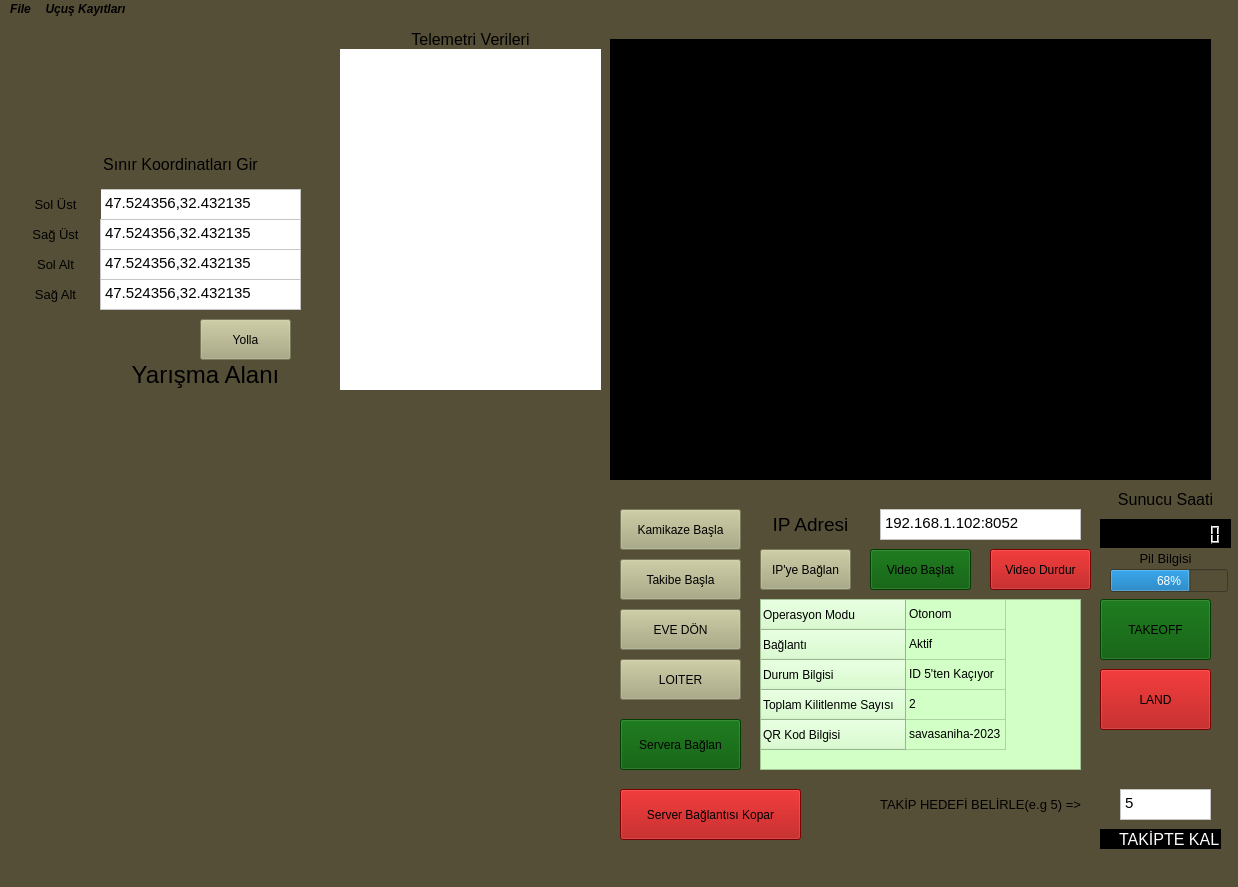
<?xml version="1.0" encoding="UTF-8"?>
<ui version="4.0">
 <class>MainWindow</class>
 <widget class="QMainWindow" name="MainWindow">
  <property name="geometry">
   <rect>
    <x>0</x>
    <y>0</y>
    <width>1238</width>
    <height>887</height>
   </rect>
  </property>
  <property name="windowTitle">
   <string>HUMA VECIHI UAV YER KONTROL ISTASYONU</string>
  </property>
  <property name="windowIcon">
   <iconset>
    <normaloff>../../../../Downloads/vecihi (1).jpg</normaloff>../../../../Downloads/vecihi (1).jpg</iconset>
  </property>
  <property name="styleSheet">
   <string notr="true">background-color: #554f38;</string>
  </property>
  <widget class="QWidget" name="centralwidget">
   <widget class="QPushButton" name="pushButton_2">
    <property name="geometry">
     <rect>
      <x>870</x>
      <y>530</y>
      <width>101</width>
      <height>41</height>
     </rect>
    </property>
    <property name="styleSheet">
     <string notr="true">background-color: rgb(0, 85, 0);</string>
    </property>
    <property name="text">
     <string>Video Başlat</string>
    </property>
   </widget>
   <widget class="QPushButton" name="pushButton_6">
    <property name="geometry">
     <rect>
      <x>1100</x>
      <y>650</y>
      <width>111</width>
      <height>61</height>
     </rect>
    </property>
    <property name="styleSheet">
     <string notr="true">background-color: qlineargradient(spread:pad, x1:0, y1:0, x2:1, y2:0, stop:0 rgba(0, 0, 0, 255), stop:1 rgba(255, 255, 255, 255));
background-color: rgb(170, 0, 0);</string>
    </property>
    <property name="text">
     <string>LAND</string>
    </property>
   </widget>
   <widget class="QPushButton" name="pushButton_7">
    <property name="geometry">
     <rect>
      <x>760</x>
      <y>530</y>
      <width>91</width>
      <height>41</height>
     </rect>
    </property>
    <property name="styleSheet">
     <string notr="true">background-color: rgb(170, 170, 127);</string>
    </property>
    <property name="text">
     <string>IP'ye Bağlan</string>
    </property>
   </widget>
   <widget class="QPushButton" name="pushButton_8">
    <property name="geometry">
     <rect>
      <x>620</x>
      <y>540</y>
      <width>121</width>
      <height>41</height>
     </rect>
    </property>
    <property name="styleSheet">
     <string notr="true">background-color: rgb(170, 170, 127);</string>
    </property>
    <property name="text">
     <string>Takibe Başla</string>
    </property>
   </widget>
   <widget class="QPushButton" name="pushButton_9">
    <property name="geometry">
     <rect>
      <x>620</x>
      <y>490</y>
      <width>121</width>
      <height>41</height>
     </rect>
    </property>
    <property name="styleSheet">
     <string notr="true">background-color: rgb(170, 170, 127);</string>
    </property>
    <property name="text">
     <string>Kamikaze Başla</string>
    </property>
   </widget>
   <widget class="QPushButton" name="pushButton_10">
    <property name="geometry">
     <rect>
      <x>1100</x>
      <y>580</y>
      <width>111</width>
      <height>61</height>
     </rect>
    </property>
    <property name="styleSheet">
     <string notr="true">QPushButton {
	background-color:rgb(0, 85, 0);
}</string>
    </property>
    <property name="text">
     <string>TAKEOFF</string>
    </property>
   </widget>
   <widget class="QLabel" name="label_5">
    <property name="geometry">
     <rect>
      <x>1100</x>
      <y>470</y>
      <width>131</width>
      <height>20</height>
     </rect>
    </property>
    <property name="font">
     <font>
      <pointsize>12</pointsize>
     </font>
    </property>
    <property name="layoutDirection">
     <enum>Qt::LeftToRight</enum>
    </property>
    <property name="text">
     <string>Sunucu Saati</string>
    </property>
    <property name="alignment">
     <set>Qt::AlignCenter</set>
    </property>
   </widget>
   <widget class="QPushButton" name="pushButton_11">
    <property name="geometry">
     <rect>
      <x>620</x>
      <y>640</y>
      <width>121</width>
      <height>41</height>
     </rect>
    </property>
    <property name="styleSheet">
     <string notr="true">background-color: rgb(170, 170, 127);</string>
    </property>
    <property name="text">
     <string>LOITER</string>
    </property>
   </widget>
   <widget class="QPushButton" name="pushButton_12">
    <property name="geometry">
     <rect>
      <x>620</x>
      <y>590</y>
      <width>121</width>
      <height>41</height>
     </rect>
    </property>
    <property name="styleSheet">
     <string notr="true">background-color: rgb(170, 170, 127);</string>
    </property>
    <property name="text">
     <string>EVE DÖN</string>
    </property>
   </widget>
   <widget class="QLabel" name="label_8">
    <property name="geometry">
     <rect>
      <x>100</x>
      <y>340</y>
      <width>211</width>
      <height>31</height>
     </rect>
    </property>
    <property name="font">
     <font>
      <pointsize>18</pointsize>
     </font>
    </property>
    <property name="layoutDirection">
     <enum>Qt::LeftToRight</enum>
    </property>
    <property name="text">
     <string>Yarışma Alanı</string>
    </property>
    <property name="alignment">
     <set>Qt::AlignCenter</set>
    </property>
   </widget>
   <widget class="QLabel" name="label_9">
    <property name="geometry">
     <rect>
      <x>390</x>
      <y>10</y>
      <width>161</width>
      <height>21</height>
     </rect>
    </property>
    <property name="font">
     <font>
      <pointsize>12</pointsize>
     </font>
    </property>
    <property name="layoutDirection">
     <enum>Qt::LeftToRight</enum>
    </property>
    <property name="text">
     <string>Telemetri Verileri</string>
    </property>
    <property name="alignment">
     <set>Qt::AlignCenter</set>
    </property>
   </widget>
   <widget class="QPlainTextEdit" name="plainTextEdit">
    <property name="geometry">
     <rect>
      <x>880</x>
      <y>490</y>
      <width>201</width>
      <height>31</height>
     </rect>
    </property>
    <property name="font">
     <font>
      <pointsize>11</pointsize>
     </font>
    </property>
    <property name="styleSheet">
     <string notr="true">background-color: rgb(255, 255, 255);</string>
    </property>
    <property name="plainText">
     <string>192.168.1.102:8052</string>
    </property>
   </widget>
   <widget class="QLabel" name="label_10">
    <property name="geometry">
     <rect>
      <x>760</x>
      <y>490</y>
      <width>101</width>
      <height>31</height>
     </rect>
    </property>
    <property name="font">
     <font>
      <pointsize>14</pointsize>
     </font>
    </property>
    <property name="layoutDirection">
     <enum>Qt::LeftToRight</enum>
    </property>
    <property name="text">
     <string>IP Adresi</string>
    </property>
    <property name="alignment">
     <set>Qt::AlignCenter</set>
    </property>
   </widget>
   <widget class="QTableWidget" name="tableWidget">
    <property name="geometry">
     <rect>
      <x>760</x>
      <y>580</y>
      <width>321</width>
      <height>171</height>
     </rect>
    </property>
    <property name="styleSheet">
     <string notr="true">background-color: rgb(210, 255, 197);
</string>
    </property>
    <property name="verticalScrollBarPolicy">
     <enum>Qt::ScrollBarAlwaysOff</enum>
    </property>
    <property name="horizontalScrollBarPolicy">
     <enum>Qt::ScrollBarAlwaysOff</enum>
    </property>
    <property name="autoScroll">
     <bool>false</bool>
    </property>
    <property name="tabKeyNavigation">
     <bool>true</bool>
    </property>
    <property name="showDropIndicator" stdset="0">
     <bool>true</bool>
    </property>
    <property name="dragDropOverwriteMode">
     <bool>true</bool>
    </property>
    <property name="alternatingRowColors">
     <bool>false</bool>
    </property>
    <property name="selectionMode">
     <enum>QAbstractItemView::NoSelection</enum>
    </property>
    <property name="showGrid">
     <bool>true</bool>
    </property>
    <property name="wordWrap">
     <bool>true</bool>
    </property>
    <property name="cornerButtonEnabled">
     <bool>true</bool>
    </property>
    <attribute name="horizontalHeaderVisible">
     <bool>false</bool>
    </attribute>
    <attribute name="verticalHeaderVisible">
     <bool>true</bool>
    </attribute>
    <attribute name="verticalHeaderHighlightSections">
     <bool>true</bool>
    </attribute>
    <row>
     <property name="text">
      <string>Operasyon Modu</string>
     </property>
    </row>
    <row>
     <property name="text">
      <string>Bağlantı</string>
     </property>
    </row>
    <row>
     <property name="text">
      <string>Durum Bilgisi</string>
     </property>
    </row>
    <row>
     <property name="text">
      <string>Toplam Kilitlenme Sayısı</string>
     </property>
    </row>
    <row>
     <property name="text">
      <string>QR Kod Bilgisi</string>
     </property>
    </row>
    <column>
     <property name="text">
      <string/>
     </property>
    </column>
    <item row="0" column="0">
     <property name="text">
      <string>Otonom</string>
     </property>
    </item>
    <item row="1" column="0">
     <property name="text">
      <string>Aktif</string>
     </property>
    </item>
    <item row="2" column="0">
     <property name="text">
      <string>ID 5'ten Kaçıyor</string>
     </property>
    </item>
    <item row="3" column="0">
     <property name="text">
      <string>2</string>
     </property>
    </item>
    <item row="4" column="0">
     <property name="text">
      <string>savasaniha-2023</string>
     </property>
    </item>
   </widget>
   <widget class="QLabel" name="label_4">
    <property name="geometry">
     <rect>
      <x>10</x>
      <y>0</y>
      <width>311</width>
      <height>121</height>
     </rect>
    </property>
    <property name="text">
     <string/>
    </property>
    <property name="pixmap">
     <pixmap>../../../../Downloads/vecihi (1).jpg</pixmap>
    </property>
   </widget>
   <widget class="QPushButton" name="pushButton_3">
    <property name="geometry">
     <rect>
      <x>990</x>
      <y>530</y>
      <width>101</width>
      <height>41</height>
     </rect>
    </property>
    <property name="styleSheet">
     <string notr="true">background-color: rgb(170, 0, 0);</string>
    </property>
    <property name="text">
     <string>Video Durdur</string>
    </property>
   </widget>
   <widget class="QPlainTextEdit" name="plainTextEdit_2">
    <property name="geometry">
     <rect>
      <x>1120</x>
      <y>770</y>
      <width>91</width>
      <height>31</height>
     </rect>
    </property>
    <property name="font">
     <font>
      <pointsize>11</pointsize>
     </font>
    </property>
    <property name="styleSheet">
     <string notr="true">background-color: rgb(255, 255, 255);</string>
    </property>
    <property name="plainText">
     <string>5</string>
    </property>
   </widget>
   <widget class="QLabel" name="label_11">
    <property name="geometry">
     <rect>
      <x>850</x>
      <y>770</y>
      <width>261</width>
      <height>31</height>
     </rect>
    </property>
    <property name="font">
     <font>
      <pointsize>10</pointsize>
     </font>
    </property>
    <property name="layoutDirection">
     <enum>Qt::LeftToRight</enum>
    </property>
    <property name="text">
     <string>TAKİP HEDEFİ BELİRLE(e.g 5) =&gt;</string>
    </property>
    <property name="alignment">
     <set>Qt::AlignCenter</set>
    </property>
   </widget>
   <widget class="QLCDNumber" name="lcdNumber">
    <property name="geometry">
     <rect>
      <x>1100</x>
      <y>500</y>
      <width>131</width>
      <height>31</height>
     </rect>
    </property>
    <property name="font">
     <font>
      <family>MS Shell Dlg 2</family>
      <pointsize>12</pointsize>
      <weight>9</weight>
      <italic>false</italic>
      <bold>false</bold>
     </font>
    </property>
    <property name="autoFillBackground">
     <bool>false</bool>
    </property>
    <property name="styleSheet">
     <string notr="true">font: 75 12pt &quot;MS Shell Dlg 2&quot;;
background-color: rgb(0, 0, 0);
color: rgb(0, 0, 0);</string>
    </property>
    <property name="lineWidth">
     <number>2</number>
    </property>
    <property name="digitCount">
     <number>12</number>
    </property>
    <property name="segmentStyle">
     <enum>QLCDNumber::Filled</enum>
    </property>
   </widget>
   <widget class="QPushButton" name="pushButton_13">
    <property name="geometry">
     <rect>
      <x>620</x>
      <y>700</y>
      <width>121</width>
      <height>51</height>
     </rect>
    </property>
    <property name="styleSheet">
     <string notr="true">background-color: rgb(0, 85, 0);</string>
    </property>
    <property name="text">
     <string>Servera Bağlan</string>
    </property>
   </widget>
   <widget class="QPushButton" name="pushButton_14">
    <property name="geometry">
     <rect>
      <x>620</x>
      <y>770</y>
      <width>181</width>
      <height>51</height>
     </rect>
    </property>
    <property name="styleSheet">
     <string notr="true">background-color: rgb(170, 0, 0);</string>
    </property>
    <property name="text">
     <string>Server Bağlantısı Kopar</string>
    </property>
   </widget>
   <widget class="QPlainTextEdit" name="plainTextEdit_3">
    <property name="geometry">
     <rect>
      <x>100</x>
      <y>170</y>
      <width>201</width>
      <height>31</height>
     </rect>
    </property>
    <property name="font">
     <font>
      <pointsize>11</pointsize>
     </font>
    </property>
    <property name="styleSheet">
     <string notr="true">background-color: rgb(255, 255, 255);</string>
    </property>
    <property name="plainText">
     <string>47.524356,32.432135</string>
    </property>
   </widget>
   <widget class="QLabel" name="label_12">
    <property name="geometry">
     <rect>
      <x>60</x>
      <y>130</y>
      <width>241</width>
      <height>31</height>
     </rect>
    </property>
    <property name="font">
     <font>
      <pointsize>12</pointsize>
     </font>
    </property>
    <property name="layoutDirection">
     <enum>Qt::LeftToRight</enum>
    </property>
    <property name="text">
     <string>Sınır Koordinatları Gir</string>
    </property>
    <property name="alignment">
     <set>Qt::AlignCenter</set>
    </property>
   </widget>
   <widget class="QLabel" name="label_13">
    <property name="geometry">
     <rect>
      <x>10</x>
      <y>170</y>
      <width>91</width>
      <height>31</height>
     </rect>
    </property>
    <property name="font">
     <font>
      <pointsize>10</pointsize>
     </font>
    </property>
    <property name="layoutDirection">
     <enum>Qt::LeftToRight</enum>
    </property>
    <property name="text">
     <string>Sol Üst</string>
    </property>
    <property name="alignment">
     <set>Qt::AlignCenter</set>
    </property>
   </widget>
   <widget class="QLabel" name="label_14">
    <property name="geometry">
     <rect>
      <x>10</x>
      <y>230</y>
      <width>91</width>
      <height>31</height>
     </rect>
    </property>
    <property name="font">
     <font>
      <pointsize>10</pointsize>
     </font>
    </property>
    <property name="layoutDirection">
     <enum>Qt::LeftToRight</enum>
    </property>
    <property name="text">
     <string>Sol Alt</string>
    </property>
    <property name="alignment">
     <set>Qt::AlignCenter</set>
    </property>
   </widget>
   <widget class="QLabel" name="label_15">
    <property name="geometry">
     <rect>
      <x>10</x>
      <y>260</y>
      <width>91</width>
      <height>31</height>
     </rect>
    </property>
    <property name="font">
     <font>
      <pointsize>10</pointsize>
     </font>
    </property>
    <property name="layoutDirection">
     <enum>Qt::LeftToRight</enum>
    </property>
    <property name="text">
     <string>Sağ Alt</string>
    </property>
    <property name="alignment">
     <set>Qt::AlignCenter</set>
    </property>
   </widget>
   <widget class="QLabel" name="label_16">
    <property name="geometry">
     <rect>
      <x>10</x>
      <y>200</y>
      <width>91</width>
      <height>31</height>
     </rect>
    </property>
    <property name="font">
     <font>
      <pointsize>10</pointsize>
     </font>
    </property>
    <property name="layoutDirection">
     <enum>Qt::LeftToRight</enum>
    </property>
    <property name="text">
     <string>Sağ Üst</string>
    </property>
    <property name="alignment">
     <set>Qt::AlignCenter</set>
    </property>
   </widget>
   <widget class="QPlainTextEdit" name="plainTextEdit_4">
    <property name="geometry">
     <rect>
      <x>100</x>
      <y>260</y>
      <width>201</width>
      <height>31</height>
     </rect>
    </property>
    <property name="font">
     <font>
      <pointsize>11</pointsize>
     </font>
    </property>
    <property name="styleSheet">
     <string notr="true">background-color: rgb(255, 255, 255);</string>
    </property>
    <property name="plainText">
     <string>47.524356,32.432135</string>
    </property>
   </widget>
   <widget class="QPlainTextEdit" name="plainTextEdit_5">
    <property name="geometry">
     <rect>
      <x>100</x>
      <y>230</y>
      <width>201</width>
      <height>31</height>
     </rect>
    </property>
    <property name="font">
     <font>
      <pointsize>11</pointsize>
     </font>
    </property>
    <property name="styleSheet">
     <string notr="true">background-color: rgb(255, 255, 255);</string>
    </property>
    <property name="plainText">
     <string>47.524356,32.432135</string>
    </property>
   </widget>
   <widget class="QPlainTextEdit" name="plainTextEdit_6">
    <property name="geometry">
     <rect>
      <x>100</x>
      <y>200</y>
      <width>201</width>
      <height>31</height>
     </rect>
    </property>
    <property name="font">
     <font>
      <pointsize>11</pointsize>
     </font>
    </property>
    <property name="styleSheet">
     <string notr="true">background-color: rgb(255, 255, 255);</string>
    </property>
    <property name="plainText">
     <string>47.524356,32.432135</string>
    </property>
   </widget>
   <widget class="QPushButton" name="pushButton_15">
    <property name="geometry">
     <rect>
      <x>200</x>
      <y>300</y>
      <width>91</width>
      <height>41</height>
     </rect>
    </property>
    <property name="styleSheet">
     <string notr="true">background-color: rgb(170, 170, 127);</string>
    </property>
    <property name="text">
     <string>Yolla</string>
    </property>
   </widget>
   <widget class="QLabel" name="label_camera">
    <property name="geometry">
     <rect>
      <x>610</x>
      <y>20</y>
      <width>601</width>
      <height>441</height>
     </rect>
    </property>
    <property name="styleSheet">
     <string notr="true">background-color: rgb(0, 0, 0);</string>
    </property>
    <property name="text">
     <string/>
    </property>
   </widget>
   <widget class="QProgressBar" name="progressBar">
    <property name="geometry">
     <rect>
      <x>1110</x>
      <y>550</y>
      <width>118</width>
      <height>23</height>
     </rect>
    </property>
    <property name="value">
     <number>68</number>
    </property>
   </widget>
   <widget class="QLabel" name="label_6">
    <property name="geometry">
     <rect>
      <x>1100</x>
      <y>529</y>
      <width>131</width>
      <height>21</height>
     </rect>
    </property>
    <property name="font">
     <font>
      <pointsize>10</pointsize>
     </font>
    </property>
    <property name="layoutDirection">
     <enum>Qt::LeftToRight</enum>
    </property>
    <property name="text">
     <string>Pil Bilgisi</string>
    </property>
    <property name="alignment">
     <set>Qt::AlignCenter</set>
    </property>
   </widget>
   <widget class="QLabel" name="label_telemetry">
    <property name="geometry">
     <rect>
      <x>340</x>
      <y>30</y>
      <width>261</width>
      <height>341</height>
     </rect>
    </property>
    <property name="font">
     <font>
      <pointsize>12</pointsize>
      <weight>75</weight>
      <bold>true</bold>
     </font>
    </property>
    <property name="styleSheet">
     <string notr="true">background-color: rgb(255, 255, 255);</string>
    </property>
    <property name="text">
     <string/>
    </property>
   </widget>
   <widget class="QCheckBox" name="checkBoxTarget">
    <property name="geometry">
     <rect>
      <x>1100</x>
      <y>810</y>
      <width>121</width>
      <height>20</height>
     </rect>
    </property>
    <property name="font">
     <font>
      <pointsize>12</pointsize>
     </font>
    </property>
    <property name="styleSheet">
     <string notr="true">background-color: rgb(0, 0, 0);
color: rgb(255, 255, 255);</string>
    </property>
    <property name="text">
     <string>TAKİPTE KAL</string>
    </property>
    <property name="checked">
     <bool>false</bool>
    </property>
    <property name="tristate">
     <bool>false</bool>
    </property>
   </widget>
  </widget>
  <widget class="QMenuBar" name="menubar">
   <property name="geometry">
    <rect>
     <x>0</x>
     <y>0</y>
     <width>1238</width>
     <height>21</height>
    </rect>
   </property>
   <property name="font">
    <font>
     <weight>75</weight>
     <italic>true</italic>
     <bold>true</bold>
    </font>
   </property>
   <widget class="QMenu" name="menuH_MA_VEC_H_UAV_YER_KONTROL_STASYONU">
    <property name="title">
     <string>File</string>
    </property>
    <addaction name="actionSave_File"/>
   </widget>
   <widget class="QMenu" name="menuU_u_Kay_tlar">
    <property name="title">
     <string>Uçuş Kayıtları</string>
    </property>
    <addaction name="actionEnlem_Boylam_Kay_tlar"/>
    <addaction name="action_rtifa_Kay_tlar"/>
    <addaction name="actionPitch_Yaw_Roll_Kay_tlar"/>
    <addaction name="actionPWM_Kay_tlar"/>
    <addaction name="actionVideo_Kay_tlar"/>
    <addaction name="actionYar_ma_Video_Kay_tlar"/>
   </widget>
   <addaction name="menuH_MA_VEC_H_UAV_YER_KONTROL_STASYONU"/>
   <addaction name="menuU_u_Kay_tlar"/>
  </widget>
  <widget class="QStatusBar" name="statusbar"/>
  <action name="actionSave_File">
   <property name="text">
    <string>Save File</string>
   </property>
  </action>
  <action name="actionEnlem_Boylam_Kay_tlar">
   <property name="text">
    <string>Enlem-Boylam Kayıtları</string>
   </property>
  </action>
  <action name="action_rtifa_Kay_tlar">
   <property name="text">
    <string>İrtifa Kayıtları</string>
   </property>
  </action>
  <action name="actionPitch_Yaw_Roll_Kay_tlar">
   <property name="text">
    <string>Pitch-Yaw-Roll Kayıtları</string>
   </property>
  </action>
  <action name="actionPWM_Kay_tlar">
   <property name="text">
    <string>PWM Kayıtları</string>
   </property>
  </action>
  <action name="actionVideo_Kay_tlar">
   <property name="text">
    <string>Video Kayıtları</string>
   </property>
  </action>
  <action name="actionYar_ma_Video_Kay_tlar">
   <property name="text">
    <string>Yarışma Video Kayıtları</string>
   </property>
  </action>
 </widget>
 <resources/>
 <connections/>
</ui>
